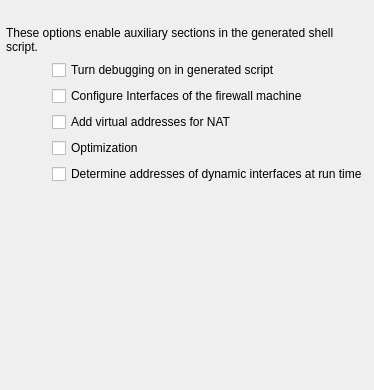
     <widget class="QWidget" name="tab5" >
      <attribute name="title" >
       <string>Script Options</string>
      </attribute>
      <layout class="QGridLayout" >
       <property name="margin" >
        <number>6</number>
       </property>
       <property name="spacing" >
        <number>6</number>
       </property>
       <item rowspan="3" row="2" column="0" >
        <spacer>
         <property name="orientation" >
          <enum>Qt::Horizontal</enum>
         </property>
         <property name="sizeType" >
          <enum>QSizePolicy::Fixed</enum>
         </property>
         <property name="sizeHint" >
          <size>
           <width>40</width>
           <height>70</height>
          </size>
         </property>
        </spacer>
       </item>
       <item row="4" column="1" colspan="2" >
        <widget class="QCheckBox" name="ipf_manage_virtual_addr" >
         <property name="text" >
          <string>Add virtual addresses for NAT</string>
         </property>
        </widget>
       </item>
       <item row="3" column="1" colspan="2" >
        <widget class="QCheckBox" name="ipf_configure_interfaces" >
         <property name="text" >
          <string>Configure Interfaces of the firewall machine</string>
         </property>
        </widget>
       </item>
       <item row="2" column="1" colspan="2" >
        <widget class="QCheckBox" name="ipf_debug" >
         <property name="text" >
          <string>Turn debugging on in generated script</string>
         </property>
        </widget>
       </item>
       <item row="5" column="1" colspan="2" >
        <widget class="QCheckBox" name="ipf_optimize" >
         <property name="toolTip" >
          <string>If this option is on, policy compiler adds virtual addresses to the interfaces to make the firewall answer to ARP queries for addresses used in NAT rules.</string>
         </property>
         <property name="text" >
          <string>Optimization</string>
         </property>
        </widget>
       </item>
       <item row="1" column="0" colspan="3" >
        <widget class="QLabel" name="textLabel8" >
         <property name="text" >
          <string>These options enable auxiliary sections in the generated shell script.</string>
         </property>
         <property name="alignment" >
          <set>Qt::AlignVCenter</set>
         </property>
         <property name="wordWrap" >
          <bool>true</bool>
         </property>
        </widget>
       </item>
       <item row="0" column="2" >
        <spacer>
         <property name="orientation" >
          <enum>Qt::Vertical</enum>
         </property>
         <property name="sizeType" >
          <enum>QSizePolicy::Fixed</enum>
         </property>
         <property name="sizeHint" >
          <size>
           <width>20</width>
           <height>20</height>
          </size>
         </property>
        </spacer>
       </item>
       <item row="7" column="1" >
        <spacer>
         <property name="orientation" >
          <enum>Qt::Vertical</enum>
         </property>
         <property name="sizeType" >
          <enum>QSizePolicy::Expanding</enum>
         </property>
         <property name="sizeHint" >
          <size>
           <width>20</width>
           <height>200</height>
          </size>
         </property>
        </spacer>
       </item>
       <item row="6" column="1" colspan="2" >
        <widget class="QCheckBox" name="ipf_dynAddr" >
         <property name="text" >
          <string>Determine addresses of dynamic interfaces at run time</string>
         </property>
        </widget>
       </item>
      </layout>
     </widget>
